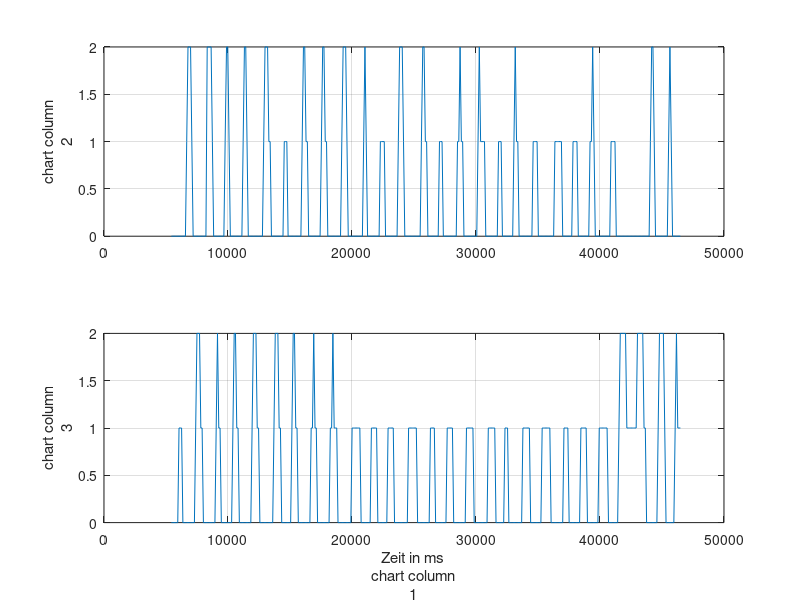

The MATLAB script that drew this image:
%% HS AMR TU Dresden
% Script for visualization and analysis of NXT logging data
% Author: IfA
clear all; clc;

%% User inputs
% ADJUST: file name
file = fopen('NXTData.txt', 'r');
% ADJUST: identifier (in order to specify line type and module)
% id = [<module number> <logging data type>]
% module number: 0 (control), 1 (guidance), 2 (hmi), 3 (navigation), 4 (perception)
% logging data type: 0 (chart), 1 (comment strings)
id = [0 0];

%% Execution part - do not change without specific goals
output = {}; % output cell array
rows = 0; % number of rows of output matrix (number of log entries)
while 1 % read file line by line
    logEntry = fgetl(file); % get new line (log entry)
    if logEntry == -1 % stop if end of file reached
       break; 
    end
    if (isempty(strfind(logEntry,';'))) | ~(isempty(strfind(logEntry,';;'))) % ignore obsolete log entry and time stamp of NXTDataLogger, ignore empty logs
        continue;
    end
    logEntrySubStrings = regexp(logEntry,';','split'); % split log entry into substrings
    if ~(str2double(logEntrySubStrings(2)) == id(1) & (str2double(logEntrySubStrings(3)) == id(2))) % ignore log entry that do not conform to id
        continue;
    end
    if id(2) == 1
        disp(logEntry) % visualization of comment strings (console)
        continue;
    end
    rows = rows+1;
    output{rows,1} = char(logEntrySubStrings(1)); % first column = timestamp
    for k = 4:(size(logEntrySubStrings,2)) % read substring by substring; skip id
        output{rows,k-2} = char(logEntrySubStrings(k)); % add element to output matrix
    end
end
if id(2) == 0 % visualization of chart (plots)
    output = cellfun(@str2double, output); % convert cell array to numeric matrix
    figure(1);
    n = size(output,2);
    for m = 2:n
        subplot(n-1,1,m-1); plot(output(:,1),output(:,m)); zoom on; grid on; ylabel({'chart column';m});
    end
    xlabel({'Zeit in ms';'chart column';1});
end